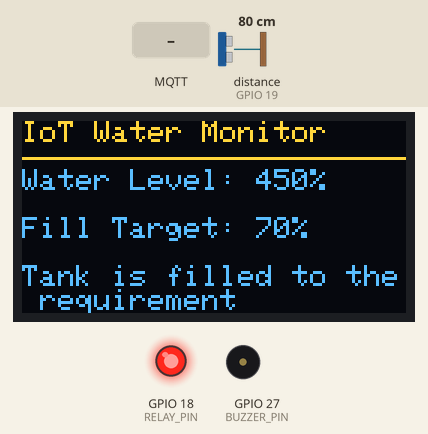
Simulated run of this program. Board: ESP32. On the bench: 128×64 one-colour display, output pins drawn as LEDs (lit = HIGH), buzzer (waves = sounding, pin HIGH). Inputs (shaded band) come from the test bench; at power-on: distance to the obstacle (sensor on GPIO 19) 80 cm. The OLED is the two-colour kind (top 16 rows yellow); WiFi joins after 1.5 s; servers stay silent unless stated; no MQTT or app messages arrive unless stated; what the program prints to the serial monitor is not drawn.

Above: at 3.3 s.
3.4 s: MQTT message "0" arrives on the first subscribed topic
At 3.8 s:
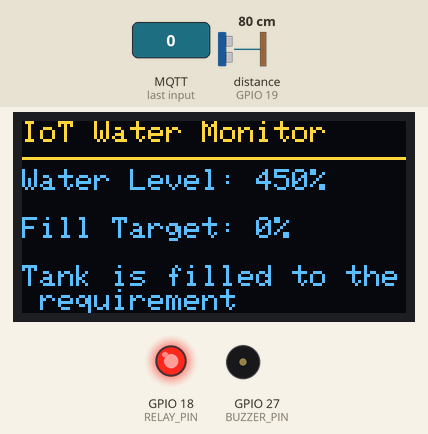
4.9 s: distance to the obstacle (sensor on GPIO 19) set to 2 cm
At 5.3 s:
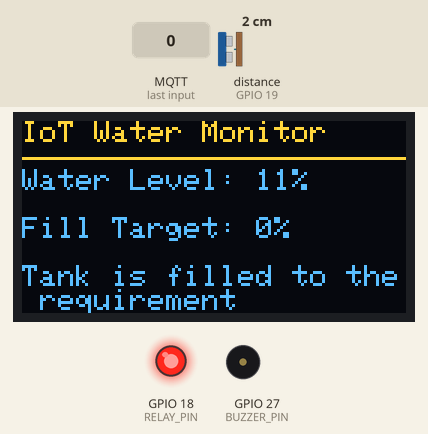
6.4 s: MQTT message "90" arrives on the first subscribed topic
At 6.9 s:
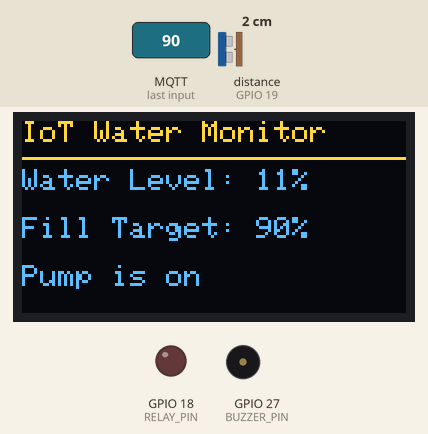
7.9 s: distance to the obstacle (sensor on GPIO 19) set to 14 cm
At 9.1 s:
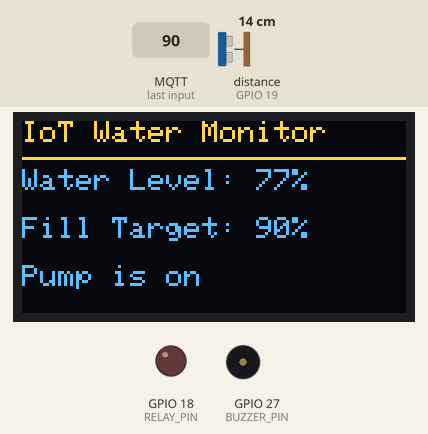
9.4 s: distance to the obstacle (sensor on GPIO 19) set to 17 cm
At 16.4 s:
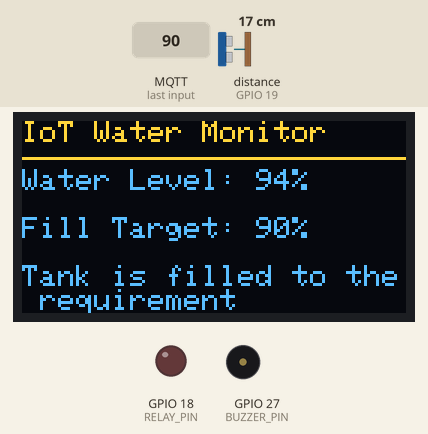
Timing chart, 0 to 17.9 s (numbered marks = the images above; inputs shaded):
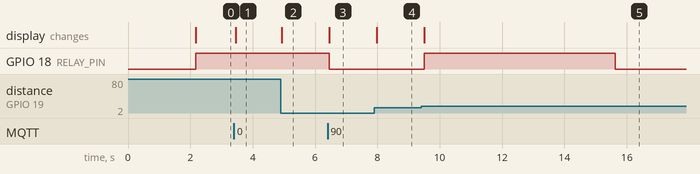

The program:

main.cpp
```cpp
/*,
Date : Nov 18,23
Description:
Program to monitor a water tank and fill it if it is below limit and limit can be configured using mqtt

*/
#include <Arduino.h>
#include <Arduino.h>
#include <Wire.h>
#include <Adafruit_GFX.h>
#include <PubSubClient.h>
// #include <Adafruit_SH1106.h>
#include <Adafruit_SSD1306.h>
#include <WiFi.h>
#include <NewPing.h>
//---------------------------------WiFi Config-----------------------
#define SSID "ConForNode1"
#define PASSWORD "12345678"
WiFiClient esp;
String btnTopic = "maninder/tank/button";
unsigned int lastBtnUpdate;
bool btnStatus;
// ------------------------------MQTT Config-------------------------
const char *mqtt_server = "ec2-35-170-242-83.compute-1.amazonaws.com";
PubSubClient client(esp);
Adafruit_SSD1306 display(128, 64, &Wire, -1);
const unsigned char epd_bitmap_wifi[] PROGMEM = {
    0x00, 0x00, 0x07, 0xe0, 0x08, 0x10, 0x09, 0x90, 0x12, 0x48, 0x12, 0x48, 0x24, 0x24, 0x25, 0xa4,
    0x00, 0x00, 0x41, 0x5d, 0x41, 0x51, 0x2a, 0x59, 0x3e, 0x51, 0x00, 0x00, 0x00, 0x00, 0x00, 0x00};
//--------------------- UltraSonic Cnfig--------------------------
NewPing tankMonitor(23, 19, 100);
int waterLevel = 0;
#define WaterTankSize 18
int tankToFill = 70;
// ----------------------------Buzzer and Relay Config-------------------------
#define BUZZER_PIN 27
#define RELAY_PIN 18

void callback(char *topic, byte *payload, unsigned int length)
{
  Serial.print("Message arrived in topic: ");
  Serial.println(topic);

  char msg[length + 1];
  strncpy(msg, (char *)payload, length);
  msg[length] = '\0';

  // Check if the message is for tank filling level
  if (strcmp(topic, "your/tankToFill/topic") == 0)
  {
    tankToFill = atoi(msg);
    Serial.println("Tank fill level set to: ");
    Serial.println(tankToFill);
  }
  // Add additional conditions here for other topics
  else if (strcmp(topic, btnTopic.c_str()) == 0)
  {
    // Handle btnTopic message
    btnStatus = atoi(msg);
    lastBtnUpdate = millis();
    Serial.println(msg);
    // Add your code here to handle the button topic message
  }
}

void connectToMQTT()
{
  while (!client.connected())
  {
    if (client.connect("ArduinoClient"))
    {
      client.subscribe("your/tankToFill/topic");
      client.subscribe(btnTopic.c_str());
    }
    else
    {
      delay(5000);
    }
  }
}

void setup()
{
  Serial.begin(115200);
  pinMode(BUZZER_PIN, OUTPUT);
  pinMode(RELAY_PIN, OUTPUT);
  digitalWrite(BUZZER_PIN, LOW);
  digitalWrite(RELAY_PIN, LOW);
  display.begin(SSD1306_SWITCHCAPVCC, 0x3C);
  display.clearDisplay();
  display.setTextSize(1);
  display.setTextColor(WHITE);
  WiFi.begin(SSID, PASSWORD);
  uint8_t i = 0;
  while (WiFi.status() != WL_CONNECTED)
  {

#if DEBUG_MODE
    Serial.println("Connecting to WiFi..");
#endif
    display.setTextSize(1);
    display.setCursor(5, 32);
    display.print("Connecting to WiFi..");
    display.drawBitmap(58, 14, epd_bitmap_wifi, 16, 16, WHITE);
    display.display();
    delay(1000);
    i++;
    if (i > 12)
    {
      break;
    }
  }
  client.setServer(mqtt_server, 1883);
  client.setCallback(callback);
  connectToMQTT();
}
bool needUpdate = false;
bool lastStatus = false;
void updateDisplay()
{
  int levelPercentage = (waterLevel * 100) / WaterTankSize;
  client.publish("maninder/tank/lvl", String(levelPercentage).c_str(), true);
  display.clearDisplay();
  display.setCursor(0, 0);
  display.setTextSize(1);
  display.println("IoT Water Monitor");
  display.drawLine(0, 12, 128, 12, WHITE);
  display.setCursor(0, 16);
  display.setTextSize(1);
  display.print("Water Level: ");
  display.print(levelPercentage);
  display.println("%");
  display.setCursor(0, 32);
  display.print("Fill Target: ");
  display.print(tankToFill);
  display.println("%");
  display.setCursor(0, 48);
  if (waterLevel < (WaterTankSize * tankToFill / 100))
  {
    display.println("Pump is on");
  }
  else
  {
    display.println("Tank is filled to the requirement");
  }
  display.display();
}

void checkAndFill()
{
  if (waterLevel < (WaterTankSize * tankToFill / 100))
  {

    digitalWrite(RELAY_PIN, LOW);
    if (!lastStatus)
    {
      needUpdate = true;
      lastStatus = true;
    }
  }
  else
  {
    digitalWrite(RELAY_PIN, HIGH);

    if (lastStatus)
    {
      needUpdate = true;
      lastStatus = false;
    }
  }
}

void loop()
{
  if (!client.connected())
  {
    connectToMQTT();
  }
  client.loop();

  waterLevel = tankMonitor.ping_cm();
  updateDisplay();
  if (millis() - lastBtnUpdate > 15000)
  {
    Serial.println("Override Mode");
    if (btnStatus == 1)
    {
      digitalWrite(RELAY_PIN, HIGH);
      delay(1000);
    }
    else
    {
      digitalWrite(RELAY_PIN, 0);
      delay(1000);
    }
  }
  else
  {
    checkAndFill();
  }

  if (needUpdate)
  {
    client.publish("maninder/tank/status", String(lastStatus).c_str(), true);
    delay(1500);
  }
}
```

Measured:
- the behaviour switches between 15 and 16 cm on distance to the obstacle (sensor on GPIO 19) (found by bisection; images 4 and 5)
- after the input at 3.4 s, the display: changes after 0.06 s (image 1)
- after the input at 4.9 s, the display: changes at once (image 2)
- after the input at 6.4 s, GPIO 18 (RELAY_PIN): HIGH → LOW after 0.05 s; the display: changes after 0.05 s (image 3)
- after the input at 7.9 s, the display: changes after 0.08 s (image 4)
- after the input at 9.4 s, GPIO 18 (RELAY_PIN): LOW → HIGH after 0.11 s, → LOW 6.1 s later; the display: changes after 0.11 s (image 5)
